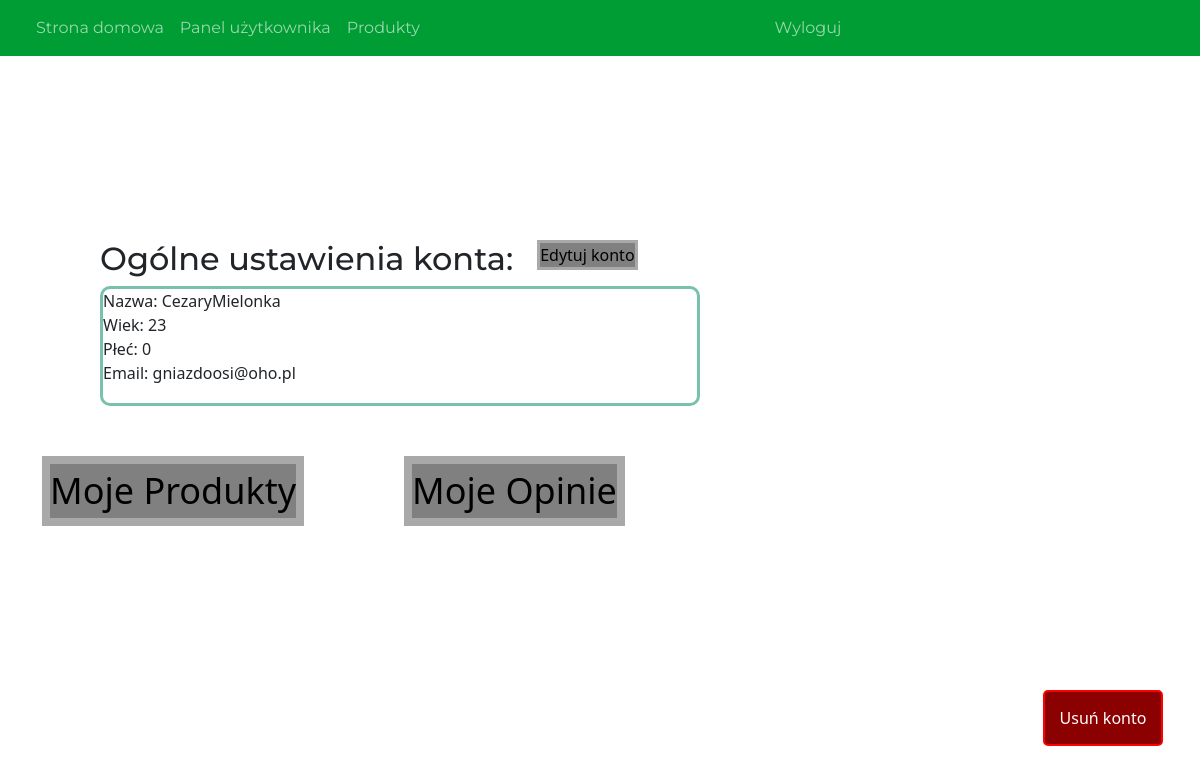
Page /user_panel (signed in) on the committed database.
### main.py (models this page shows, shortened)
class User(UserMixin, db.Model):
    id = db.Column(db.Integer, primary_key=True)
    nickname = db.Column(db.String(NICKNAME_LENGTH_MAX))
    email = db.Column(db.String(EMAIL_LENGTH_MAX))
    password = db.Column(db.String(PASSWORD_LENGTH_MAX))
    age = db.Column(db.Integer)
    sex = db.Column(db.String(1))
    is_admin = db.Column(db.Integer)    #admin = 1, user = 0

### main.py (the view)
@app.route('/user_panel')
@login_required
def account():
    baza=[]
    user = User.query.filter(User.id == current_user.id).first()
    baza.append((user.nickname,user.age,user.sex,user.email))
    return render_template('user_panel.html',baza=baza)

### main.py (called while the page is built)
@login_manager.user_loader
def load_user(user_id):
    return User.query.get(int(user_id))

### templates/user_panel.html (shortened to what this page needs)
{% extends "layout.html" %}
{% block content %}
<div>
	<div class="ramka4">
	<div class="row">
		<div class="col-md-auto"><h2>Ogólne ustawienia konta:</h2></div>
		<div class="col"><form  action="/edit_account" method="post">
					<input class="edit_account" type="submit" value="Edytuj konto">
				</form>
				</div>
	</div>
		{% for record in baza %}
		<div class="ramka4form">
				Nazwa: {{record[0]}}<br/>
				Wiek: {{record[1]}}<br/>
				Płeć: {{record[2]}}<br/>
				Email: {{record[3]}}<br/>
			</div>
			{% endfor %}
	</div>
		<div class="contenerbutton">
			<div class="box">
			<form  action="/fav_products" method="post">
				<input class="fav_products" type="submit" value="Moje Produkty">
			</form>
			</div>
			<div class="box">
			<form  action="/opinions" method="post">
				<input class="opinions" type="submit" value="Moje Opinie">
			</form>
			</div>
		</div>
			<form  action="/delete_account" method="post">
				<input class="deletee edit" type="submit" value="Usuń konto">
			</form>
</div>
{% endblock content %}

### templates/user_panel.html (style rules this page uses)
* { margin:0; border: 0; padding: 0; }
.ramka4 { position: fixed; top: 30%; left: 100px; height: 60vh; width: 60vw; }
.ramka4form { width: 50vw; height: 15vh; border-radius: 10px; margin-bottom: 2vh; border: solid 3px #78c2ad; margin-bottom: 2vh; }
.accept,.deny,.edit { border-radius: 5px; float: left; width: 2vw; border: solid 2px #78c2ad; }
.deletee { width: 10%; height: 7vh; background: darkred; position: fixed; right: 37px; bottom: 54px; color: white; border: solid 2px red; }
.fav_products { background: grey; color: black; border: solid 8px darkgray; }
.opinions { background: grey; color: black; border: solid 8px darkgray; }
.edit_account { background: grey; color: black; border: solid 3px darkgray; }
.contenerbutton { width: 100%; margin-top: 50px; display: flex; }
.box { font-size: 36px; font-weight: bold; font-style: normal; font-stretch: normal; letter-spacing: 0.18px; text-align: center; display: flex; justify-content: center; align-items: center; text-decoration: none; padding-top: 350px; padding-right: 100px; }

### rows in the picture
User: nickname "CezaryMielonka", age "23", record "0", email "gniazdoosi@oho.pl"
